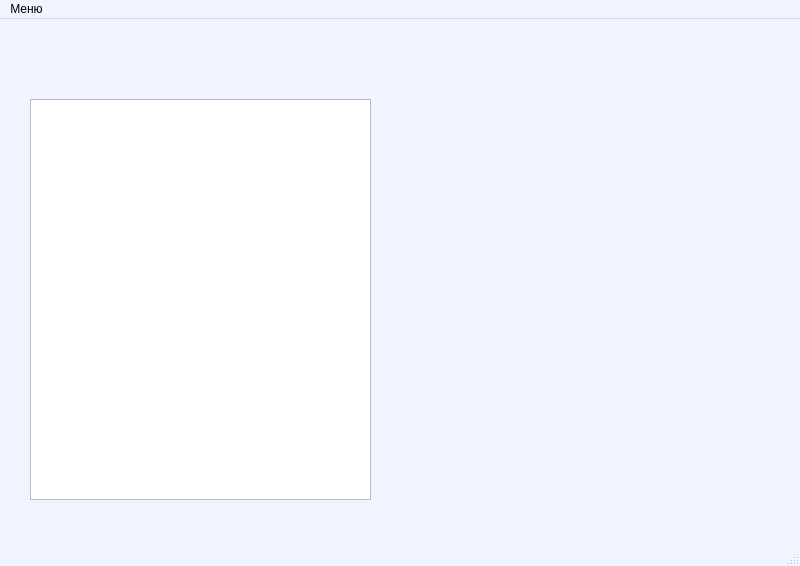
<?xml version="1.0" encoding="UTF-8"?>
<ui version="4.0">
 <class>MainWindow</class>
 <widget class="QMainWindow" name="MainWindow">
  <property name="geometry">
   <rect>
    <x>0</x>
    <y>0</y>
    <width>800</width>
    <height>566</height>
   </rect>
  </property>
  <property name="palette">
   <palette>
    <active>
     <colorrole role="WindowText">
      <brush brushstyle="SolidPattern">
       <color alpha="255">
        <red>0</red>
        <green>0</green>
        <blue>0</blue>
       </color>
      </brush>
     </colorrole>
     <colorrole role="Button">
      <brush brushstyle="SolidPattern">
       <color alpha="255">
        <red>239</red>
        <green>244</green>
        <blue>255</blue>
       </color>
      </brush>
     </colorrole>
     <colorrole role="Light">
      <brush brushstyle="SolidPattern">
       <color alpha="255">
        <red>255</red>
        <green>255</green>
        <blue>255</blue>
       </color>
      </brush>
     </colorrole>
     <colorrole role="Midlight">
      <brush brushstyle="SolidPattern">
       <color alpha="255">
        <red>247</red>
        <green>249</green>
        <blue>255</blue>
       </color>
      </brush>
     </colorrole>
     <colorrole role="Dark">
      <brush brushstyle="SolidPattern">
       <color alpha="255">
        <red>119</red>
        <green>122</green>
        <blue>127</blue>
       </color>
      </brush>
     </colorrole>
     <colorrole role="Mid">
      <brush brushstyle="SolidPattern">
       <color alpha="255">
        <red>159</red>
        <green>163</green>
        <blue>170</blue>
       </color>
      </brush>
     </colorrole>
     <colorrole role="Text">
      <brush brushstyle="SolidPattern">
       <color alpha="255">
        <red>0</red>
        <green>0</green>
        <blue>0</blue>
       </color>
      </brush>
     </colorrole>
     <colorrole role="BrightText">
      <brush brushstyle="SolidPattern">
       <color alpha="255">
        <red>255</red>
        <green>255</green>
        <blue>255</blue>
       </color>
      </brush>
     </colorrole>
     <colorrole role="ButtonText">
      <brush brushstyle="SolidPattern">
       <color alpha="255">
        <red>0</red>
        <green>0</green>
        <blue>0</blue>
       </color>
      </brush>
     </colorrole>
     <colorrole role="Base">
      <brush brushstyle="SolidPattern">
       <color alpha="255">
        <red>255</red>
        <green>255</green>
        <blue>255</blue>
       </color>
      </brush>
     </colorrole>
     <colorrole role="Window">
      <brush brushstyle="SolidPattern">
       <color alpha="255">
        <red>239</red>
        <green>244</green>
        <blue>255</blue>
       </color>
      </brush>
     </colorrole>
     <colorrole role="Shadow">
      <brush brushstyle="SolidPattern">
       <color alpha="255">
        <red>0</red>
        <green>0</green>
        <blue>0</blue>
       </color>
      </brush>
     </colorrole>
     <colorrole role="AlternateBase">
      <brush brushstyle="SolidPattern">
       <color alpha="255">
        <red>247</red>
        <green>249</green>
        <blue>255</blue>
       </color>
      </brush>
     </colorrole>
     <colorrole role="ToolTipBase">
      <brush brushstyle="SolidPattern">
       <color alpha="255">
        <red>255</red>
        <green>255</green>
        <blue>220</blue>
       </color>
      </brush>
     </colorrole>
     <colorrole role="ToolTipText">
      <brush brushstyle="SolidPattern">
       <color alpha="255">
        <red>0</red>
        <green>0</green>
        <blue>0</blue>
       </color>
      </brush>
     </colorrole>
    </active>
    <inactive>
     <colorrole role="WindowText">
      <brush brushstyle="SolidPattern">
       <color alpha="255">
        <red>0</red>
        <green>0</green>
        <blue>0</blue>
       </color>
      </brush>
     </colorrole>
     <colorrole role="Button">
      <brush brushstyle="SolidPattern">
       <color alpha="255">
        <red>239</red>
        <green>244</green>
        <blue>255</blue>
       </color>
      </brush>
     </colorrole>
     <colorrole role="Light">
      <brush brushstyle="SolidPattern">
       <color alpha="255">
        <red>255</red>
        <green>255</green>
        <blue>255</blue>
       </color>
      </brush>
     </colorrole>
     <colorrole role="Midlight">
      <brush brushstyle="SolidPattern">
       <color alpha="255">
        <red>247</red>
        <green>249</green>
        <blue>255</blue>
       </color>
      </brush>
     </colorrole>
     <colorrole role="Dark">
      <brush brushstyle="SolidPattern">
       <color alpha="255">
        <red>119</red>
        <green>122</green>
        <blue>127</blue>
       </color>
      </brush>
     </colorrole>
     <colorrole role="Mid">
      <brush brushstyle="SolidPattern">
       <color alpha="255">
        <red>159</red>
        <green>163</green>
        <blue>170</blue>
       </color>
      </brush>
     </colorrole>
     <colorrole role="Text">
      <brush brushstyle="SolidPattern">
       <color alpha="255">
        <red>0</red>
        <green>0</green>
        <blue>0</blue>
       </color>
      </brush>
     </colorrole>
     <colorrole role="BrightText">
      <brush brushstyle="SolidPattern">
       <color alpha="255">
        <red>255</red>
        <green>255</green>
        <blue>255</blue>
       </color>
      </brush>
     </colorrole>
     <colorrole role="ButtonText">
      <brush brushstyle="SolidPattern">
       <color alpha="255">
        <red>0</red>
        <green>0</green>
        <blue>0</blue>
       </color>
      </brush>
     </colorrole>
     <colorrole role="Base">
      <brush brushstyle="SolidPattern">
       <color alpha="255">
        <red>255</red>
        <green>255</green>
        <blue>255</blue>
       </color>
      </brush>
     </colorrole>
     <colorrole role="Window">
      <brush brushstyle="SolidPattern">
       <color alpha="255">
        <red>239</red>
        <green>244</green>
        <blue>255</blue>
       </color>
      </brush>
     </colorrole>
     <colorrole role="Shadow">
      <brush brushstyle="SolidPattern">
       <color alpha="255">
        <red>0</red>
        <green>0</green>
        <blue>0</blue>
       </color>
      </brush>
     </colorrole>
     <colorrole role="AlternateBase">
      <brush brushstyle="SolidPattern">
       <color alpha="255">
        <red>247</red>
        <green>249</green>
        <blue>255</blue>
       </color>
      </brush>
     </colorrole>
     <colorrole role="ToolTipBase">
      <brush brushstyle="SolidPattern">
       <color alpha="255">
        <red>255</red>
        <green>255</green>
        <blue>220</blue>
       </color>
      </brush>
     </colorrole>
     <colorrole role="ToolTipText">
      <brush brushstyle="SolidPattern">
       <color alpha="255">
        <red>0</red>
        <green>0</green>
        <blue>0</blue>
       </color>
      </brush>
     </colorrole>
    </inactive>
    <disabled>
     <colorrole role="WindowText">
      <brush brushstyle="SolidPattern">
       <color alpha="255">
        <red>119</red>
        <green>122</green>
        <blue>127</blue>
       </color>
      </brush>
     </colorrole>
     <colorrole role="Button">
      <brush brushstyle="SolidPattern">
       <color alpha="255">
        <red>239</red>
        <green>244</green>
        <blue>255</blue>
       </color>
      </brush>
     </colorrole>
     <colorrole role="Light">
      <brush brushstyle="SolidPattern">
       <color alpha="255">
        <red>255</red>
        <green>255</green>
        <blue>255</blue>
       </color>
      </brush>
     </colorrole>
     <colorrole role="Midlight">
      <brush brushstyle="SolidPattern">
       <color alpha="255">
        <red>247</red>
        <green>249</green>
        <blue>255</blue>
       </color>
      </brush>
     </colorrole>
     <colorrole role="Dark">
      <brush brushstyle="SolidPattern">
       <color alpha="255">
        <red>119</red>
        <green>122</green>
        <blue>127</blue>
       </color>
      </brush>
     </colorrole>
     <colorrole role="Mid">
      <brush brushstyle="SolidPattern">
       <color alpha="255">
        <red>159</red>
        <green>163</green>
        <blue>170</blue>
       </color>
      </brush>
     </colorrole>
     <colorrole role="Text">
      <brush brushstyle="SolidPattern">
       <color alpha="255">
        <red>119</red>
        <green>122</green>
        <blue>127</blue>
       </color>
      </brush>
     </colorrole>
     <colorrole role="BrightText">
      <brush brushstyle="SolidPattern">
       <color alpha="255">
        <red>255</red>
        <green>255</green>
        <blue>255</blue>
       </color>
      </brush>
     </colorrole>
     <colorrole role="ButtonText">
      <brush brushstyle="SolidPattern">
       <color alpha="255">
        <red>119</red>
        <green>122</green>
        <blue>127</blue>
       </color>
      </brush>
     </colorrole>
     <colorrole role="Base">
      <brush brushstyle="SolidPattern">
       <color alpha="255">
        <red>239</red>
        <green>244</green>
        <blue>255</blue>
       </color>
      </brush>
     </colorrole>
     <colorrole role="Window">
      <brush brushstyle="SolidPattern">
       <color alpha="255">
        <red>239</red>
        <green>244</green>
        <blue>255</blue>
       </color>
      </brush>
     </colorrole>
     <colorrole role="Shadow">
      <brush brushstyle="SolidPattern">
       <color alpha="255">
        <red>0</red>
        <green>0</green>
        <blue>0</blue>
       </color>
      </brush>
     </colorrole>
     <colorrole role="AlternateBase">
      <brush brushstyle="SolidPattern">
       <color alpha="255">
        <red>239</red>
        <green>244</green>
        <blue>255</blue>
       </color>
      </brush>
     </colorrole>
     <colorrole role="ToolTipBase">
      <brush brushstyle="SolidPattern">
       <color alpha="255">
        <red>255</red>
        <green>255</green>
        <blue>220</blue>
       </color>
      </brush>
     </colorrole>
     <colorrole role="ToolTipText">
      <brush brushstyle="SolidPattern">
       <color alpha="255">
        <red>0</red>
        <green>0</green>
        <blue>0</blue>
       </color>
      </brush>
     </colorrole>
    </disabled>
   </palette>
  </property>
  <property name="windowTitle">
   <string>MainWindow</string>
  </property>
  <widget class="QWidget" name="centralwidget">
   <widget class="QTextEdit" name="opentxt">
    <property name="geometry">
     <rect>
      <x>30</x>
      <y>80</y>
      <width>341</width>
      <height>401</height>
     </rect>
    </property>
   </widget>
   <widget class="QLabel" name="imageLabel">
    <property name="geometry">
     <rect>
      <x>390</x>
      <y>80</y>
      <width>381</width>
      <height>401</height>
     </rect>
    </property>
    <property name="text">
     <string/>
    </property>
    <property name="pixmap">
     <pixmap resource="../goodmorn.qrc">:/icon/Goodmorning.jpg</pixmap>
    </property>
    <property name="scaledContents">
     <bool>true</bool>
    </property>
   </widget>
   <widget class="QLabel" name="aboutProgramLabel">
    <property name="geometry">
     <rect>
      <x>40</x>
      <y>10</y>
      <width>361</width>
      <height>51</height>
     </rect>
    </property>
    <property name="palette">
     <palette>
      <active>
       <colorrole role="WindowText">
        <brush brushstyle="SolidPattern">
         <color alpha="255">
          <red>0</red>
          <green>85</green>
          <blue>255</blue>
         </color>
        </brush>
       </colorrole>
      </active>
      <inactive>
       <colorrole role="WindowText">
        <brush brushstyle="SolidPattern">
         <color alpha="255">
          <red>0</red>
          <green>85</green>
          <blue>255</blue>
         </color>
        </brush>
       </colorrole>
      </inactive>
      <disabled>
       <colorrole role="WindowText">
        <brush brushstyle="SolidPattern">
         <color alpha="255">
          <red>119</red>
          <green>122</green>
          <blue>127</blue>
         </color>
        </brush>
       </colorrole>
      </disabled>
     </palette>
    </property>
    <property name="font">
     <font>
      <pointsize>14</pointsize>
     </font>
    </property>
    <property name="text">
     <string/>
    </property>
   </widget>
  </widget>
  <widget class="QStatusBar" name="statusbar"/>
  <widget class="QMenuBar" name="menubar">
   <property name="geometry">
    <rect>
     <x>0</x>
     <y>0</y>
     <width>800</width>
     <height>21</height>
    </rect>
   </property>
   <widget class="QMenu" name="menufhdfh">
    <property name="title">
     <string>Меню</string>
    </property>
    <addaction name="about_program"/>
    <addaction name="actionOpen"/>
    <addaction name="exit"/>
   </widget>
   <addaction name="menufhdfh"/>
  </widget>
  <action name="about_program">
   <property name="text">
    <string>О программе</string>
   </property>
   <property name="shortcut">
    <string>Ctrl+I</string>
   </property>
  </action>
  <action name="exit">
   <property name="text">
    <string>Выход</string>
   </property>
   <property name="shortcut">
    <string>Ctrl+Q</string>
   </property>
  </action>
  <action name="actionOpen">
   <property name="text">
    <string>Open</string>
   </property>
  </action>
 </widget>
 <resources>
  <include location="../goodmorn.qrc"/>
 </resources>
 <connections/>
</ui>
